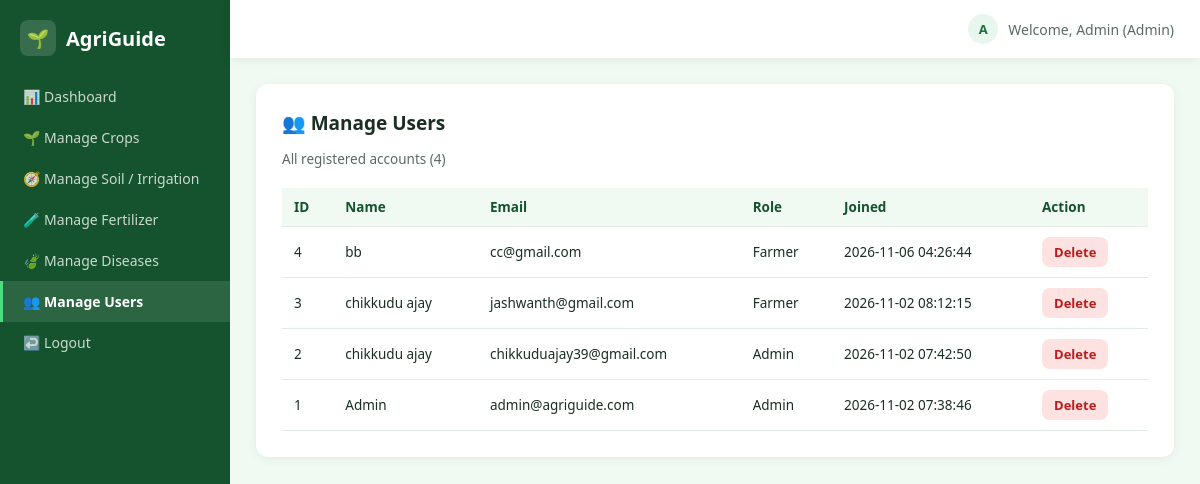
Page /admin/users (signed in) on the committed database.
### tables this page shows
CREATE TABLE users (
        id INTEGER PRIMARY KEY AUTOINCREMENT,
        name TEXT NOT NULL,
        email TEXT NOT NULL UNIQUE,
        password TEXT NOT NULL,
        role TEXT DEFAULT 'Farmer',
        created_at TEXT DEFAULT CURRENT_TIMESTAMP
    );

### app.py (the view)
@app.route("/admin/users")
@admin_required
def admin_users():
    db = get_db()
    rows = db.execute("SELECT id, name, email, role, created_at FROM users ORDER BY id DESC").fetchall()
    return render_template("admin_users.html", rows=rows)

### app.py (called while the page is built)
def get_db():
    db = getattr(g, "_database", None)
    if db is None:
        db = g._database = sqlite3.connect(DB_PATH)
        db.row_factory = sqlite3.Row
        db.execute("PRAGMA foreign_keys = ON")
    return db

@app.teardown_appcontext
def close_connection(exception):
    db = getattr(g, "_database", None)
    if db is not None:
        db.close()

def admin_required(f):
    @wraps(f)
    def wrapped(*args, **kwargs):
        if "user_id" not in session:
            flash("Please login to continue.", "error")
            return redirect(url_for("login"))
        if session.get("role") != "Admin":
            flash("Admin access only.", "error")
            return redirect(url_for("dashboard"))
        return f(*args, **kwargs)
    return wrapped

@app.context_processor
def inject_user():
    return {
        "current_user_name": session.get("name"),
        "current_user_role": session.get("role"),
        "logged_in": "user_id" in session,
    }

### templates/admin_users.html (shortened to what this page needs)
{% extends "base_app.html" %}
{% block content %}
<div class="panel">
  <h2>👥 Manage Users</h2>
  <p class="sub">All registered accounts ({{ rows|length }})</p>
  {% if rows %}
  <div style="overflow-x:auto;">
    <table class="data-table">
      <thead>
        <tr><th>ID</th><th>Name</th><th>Email</th><th>Role</th><th>Joined</th><th>Action</th></tr>
      </thead>
      <tbody>
        {% for row in rows %}
        <tr>
          <td>{{ row.id }}</td>
          <td>{{ row.name }}</td>
          <td>{{ row.email }}</td>
          <td>{{ row.role }}</td>
          <td>{{ row.created_at }}</td>
          <td><a href="{{ url_for('admin_users_delete', item_id=row.id) }}" class="btn btn-danger btn-sm confirm-delete">Delete</a></td>
        </tr>
        {% endfor %}
      </tbody>
    </table>
  </div>
  {% else %}
    <p class="empty-state">No users yet.</p>
  {% endif %}
</div>
{% endblock %}

### static/css/style.css (style rules this page uses)
:root { --green-dark: #14532d; --green-primary: #16a34a; --green-mid: #1e6e3c; --green-light: #e8f7ee; --green-pale: #f0faf3; --text-dark: #1a2e22; --text-muted: #5b6b62; --white: #ffffff; --border: #e2ece5; --shadow: 0 2px 10px rgba(20, 83, 45, 0.08); --radius: 12px; }
* { box-sizing: border-box; }
body { margin: 0; font-family: "Segoe UI", "Helvetica Neue", Arial, sans-serif; background: var(--green-pale); color: var(--text-dark); }
a { text-decoration: none; color: inherit; }
.btn { display: inline-flex; align-items: center; justify-content: center; gap: 8px; padding: 12px 22px; border-radius: 8px; border: none; font-size: 15px; font-weight: 600; cursor: pointer; transition: transform 0.15s ease, box-shadow 0.15s ease, background 0.15s ease; }
.btn-danger { background: #fee2e2; color: #b91c1c; }
.btn-sm { padding: 6px 12px; font-size: 13px; }
.panel { background: var(--white); border-radius: var(--radius); box-shadow: var(--shadow); padding: 26px; margin-bottom: 22px; }
.panel h2 { margin: 0 0 6px; font-size: 19px; }
.panel .sub { color: var(--text-muted); font-size: 13.5px; margin-bottom: 20px; }
table.data-table { width: 100%; border-collapse: collapse; font-size: 13.5px; }
table.data-table th, table.data-table td { padding: 10px 12px; text-align: left; border-bottom: 1px solid var(--border); }
table.data-table th { background: var(--green-pale); font-weight: 700; color: var(--green-dark); }

### rows in the picture
users: id "4", name "bb", email "cc@gmail.com", role "Farmer", created_at "2026-11-06 04:26:44"
users: id "3", name "chikkudu ajay", email "jashwanth@gmail.com", role "Farmer", created_at "2026-11-02 08:12:15"
users: id "2", name "chikkudu ajay", email "chikkuduajay39@gmail.com", role "Admin", created_at "2026-11-02 07:42:50"
users: id "1", name "Admin", email "admin@agriguide.com", role "Admin", created_at "2026-11-02 07:38:46"

### other values in the picture
{{ (current_user_name or "U")[0]|upper }} "A"
{{ current_user_name }} "Admin"
{{ rows|length }} "4"
